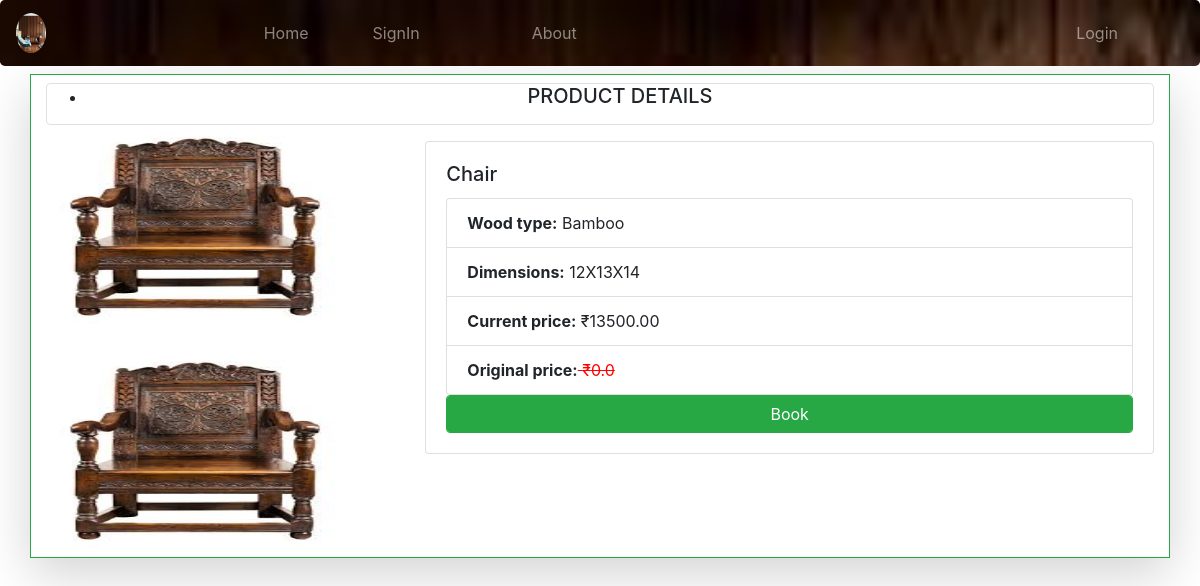
/ch/chdet/2, run on the app's committed database.
### HomeWoods/models.py (models this page shows)
class Sell(models.Model):
	prdct_id = models.PositiveIntegerField(primary_key=True,blank=True)
	im1 = models.ImageField(null=True,blank=True,upload_to='')
	im2 = models.ImageField(null=True,blank=True,upload_to='')
	dim = models.CharField(max_length=20)
	wd_type = models.CharField(max_length=25,blank=True)
	f_name = models.CharField(max_length=35)
	o_price = models.CharField(max_length=10)
	c_price = models.CharField(max_length=10)
	s_stat = models.CharField(max_length=10,null=True)

### HomeWoods/views.py (the view)
# urls.py: path('ch/chdet/<int:id>', views.chdetView, name="cd"),
def chdetView(request,id):
	w = Sell.objects.get(prdct_id=id)
	return render(request,'html/chairdetail.html',{'w1':w})

### templates/html/chairdetail.html
{% extends 'html/base.html' %}
{% block content %}
<div class="container mt-2 mx-auto shadow-lg border border-success">
  <div class="card  mt-2 rounded-lg rounded-sm" style="text-align: center;">
    <div class="row">
        <div class="col">
            <ul>
                <li><h5 class="card-title">PRODUCT DETAILS</h5></li>
            </ul>
        </div>
    </div>
  </div>
   <div class="row">
        <div class="col-md-4 mb-2  ">
            <div class="images">
                <img src="{{ w1.im1.url }}" class="card-img-top" alt="{{ w1.f_name }}" style="height: 200px;width: 300px;">
                 <br><br>
                <img src="{{ w1.im2.url }}" class="card-img-top" alt="{{ w1.f_name }}" style="height: 200px;width: 300px;">
            </div>
        </div>
        <div class="col-md-8 ">
            <div class="card mt-3">
                <div class="card-body">
                    <h5 class="card-title">{{ w1.f_name }}</h5>
                    <ul class="list-group">
                        <li class="list-group-item"><strong>Wood type:</strong> {{ w1.wd_type }}</li>
                        <li class="list-group-item"><strong>Dimensions:</strong> {{ w1.dim }}</li>
                        <li class="list-group-item"><strong>Current price:</strong> ₹{{ w1.c_price}}</li>
                        <li class="list-group-item"><strong>Original price:</strong><s style="background-color: white; color: red"> ₹{{ w1.o_price }}</s></li>
                    </ul>
                    {% if w1.s_stat != 'Sold' %}
                    <a href="{% url 'payment' w1.f_name w1.prdct_id %}" class="btn btn-success form-control">Book</a>
                    {% else %}
                    <a href="#" class="btn btn-secondary form-control">Sold</a>
                    {% endif %}
                </div>
            </div>
        </div>
    </div>
</div>
{% endblock %}

### data on the page
Sell: im1 (picture), im2 (picture), f_name "Chair", wd_type "Bamboo", dim "12X13X14", c_price "13500.00", o_price "0.0"
